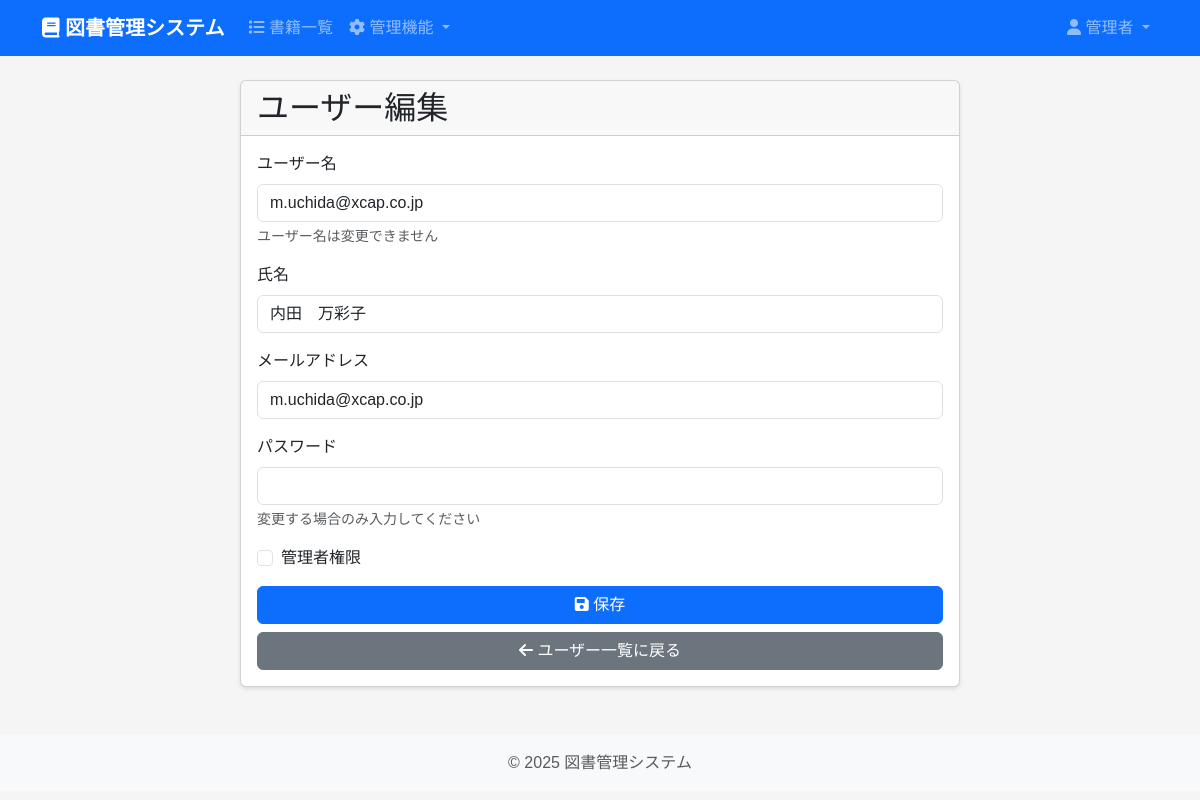
Page /admin/users/edit/2 (signed in) on the committed database.
### models.py (models this page shows, shortened)
class User(db.Model, UserMixin):
    __tablename__ = 'users'
    id = db.Column(db.Integer, primary_key=True)
    username = db.Column(db.String(50), unique=True, nullable=False, index=True)
    password_hash = db.Column(db.String(256), nullable=False)
    name = db.Column(db.String(100), nullable=False)  # 氏名
    email = db.Column(db.String(120), unique=True, index=True)    # メールアドレス
    is_admin = db.Column(db.Boolean, default=False)   # 権限（管理者かどうか）
    created_at = db.Column(db.DateTime, default=datetime.utcnow)
    updated_at = db.Column(db.DateTime, default=datetime.utcnow, onupdate=datetime.utcnow)

### routes/admin.py (the view, shortened to what this page needs)
@admin_bp.route('/users/edit/<int:user_id>', methods=['GET', 'POST'])
@login_required
def edit_user(user_id):
    if not current_user.is_admin:
        flash('この機能は管理者のみ利用できます。', 'danger')
        return redirect(url_for('books.index'))
    user = User.query.get_or_404(user_id)
    return render_template('admin/edit_user.html', user=user)

### templates/admin/edit_user.html (shortened to what this page needs)
{% extends "base.html" %}
{% block content %}
<div class="container">
    <div class="row">
        <div class="col-md-8 offset-md-2">
            <div class="card">
                <div class="card-header">
                    <h2 class="mb-0">ユーザー編集</h2>
                </div>
                <div class="card-body">
                    <form method="POST">
                        <div class="mb-3">
                            <label for="username" class="form-label">ユーザー名</label>
                            <input type="text" class="form-control" id="username" value="{{ user.username }}" readonly>
                            <div class="form-text">ユーザー名は変更できません</div>
                        </div>
                        <div class="mb-3">
                            <label for="name" class="form-label">氏名</label>
                            <input type="text" class="form-control" id="name" name="name" value="{{ user.name }}" required>
                        </div>
                        <div class="mb-3">
                            <label for="email" class="form-label">メールアドレス</label>
                            <input type="email" class="form-control" id="email" name="email" value="{{ user.email }}">
                        </div>
                        <div class="mb-3">
                            <label for="password" class="form-label">パスワード</label>
                            <input type="password" class="form-control" id="password" name="password">
                            <div class="form-text">変更する場合のみ入力してください</div>
                        </div>
                        <div class="mb-3">
                            <div class="form-check">
                                <input type="checkbox" class="form-check-input" id="is_admin" name="is_admin" {% if user.is_admin %}checked{% endif %}>
                                <label class="form-check-label" for="is_admin">管理者権限</label>
                            </div>
                        </div>
                        <div class="d-grid gap-2">
                            <button type="submit" class="btn btn-primary">
                                <i class="fas fa-save"></i> 保存
                            </button>
                            <a href="{{ url_for('admin.user_list') }}" class="btn btn-secondary">
                                <i class="fas fa-arrow-left"></i> ユーザー一覧に戻る
                            </a>
                        </div>
                    </form>
                </div>
            </div>
        </div>
    </div>
</div>
{% endblock %}

### templates/base.html (shortened to what this page needs)
<!DOCTYPE html>
<html lang="ja">
<head>
    <link href="https://cdn.jsdelivr.net/npm/bootstrap@5.3.0/dist/css/bootstrap.min.css" rel="stylesheet">
    <link href="https://cdnjs.cloudflare.com/ajax/libs/font-awesome/6.0.0/css/all.min.css" rel="stylesheet">
    <link href="{{ url_for('static', filename='css/style.css') }}" rel="stylesheet">
</head>
<body>
    <nav class="navbar navbar-expand-lg navbar-dark bg-primary">
        <div class="container">
            <a class="navbar-brand" href="{{ url_for('books.index') }}">
                <i class="fas fa-book"></i> 図書管理システム
            </a>
            <div class="collapse navbar-collapse" id="navbarNav">
                <ul class="navbar-nav me-auto">
                    <li class="nav-item">
                        <a class="nav-link" href="{{ url_for('books.index') }}">
                            <i class="fas fa-list"></i> 書籍一覧
                        </a>
                    </li>
                    {% if current_user.is_admin %}
                    <li class="nav-item dropdown">
                        <a class="nav-link dropdown-toggle" href="#" id="adminDropdown" role="button" data-bs-toggle="dropdown">
                            <i class="fas fa-cog"></i> 管理機能
                        </a>
                    </li>
                    {% endif %}
                </ul>
                {% if current_user.is_authenticated %}
                <ul class="navbar-nav">
                    <li class="nav-item dropdown">
                        <a class="nav-link dropdown-toggle" href="#" id="userDropdown" role="button" data-bs-toggle="dropdown">
                            <i class="fas fa-user"></i> {{ current_user.name }}
                        </a>
                    </li>
                </ul>
                {% endif %}
            </div>
        </div>
    </nav>
    <main class="container my-4">
        {% block content %}{% endblock %}
    </main>
    <footer class="footer mt-auto py-3 bg-light">
        <div class="container text-center">
            <span class="text-muted">© 2025 図書管理システム</span>
        </div>
    </footer>
</body>
</html>

### static/css/style.css (style rules this page uses)
body { font-family: 'Noto Sans JP', sans-serif; background-color: #f5f5f5; }
.navbar-brand { font-weight: bold; }
main { min-height: calc(100vh - 180px); }
footer { margin-top: 2rem; }
.card { box-shadow: 0 2px 4px rgba(0, 0, 0, 0.1); margin-bottom: 1.5rem; }
.card-header { font-weight: bold; }
.form-label { font-weight: 500; }

### rows in the picture
User: name "管理者"
User: username "m.uchida@xcap.co.jp", name "内田 万彩子", email "m.uchida@xcap.co.jp"
